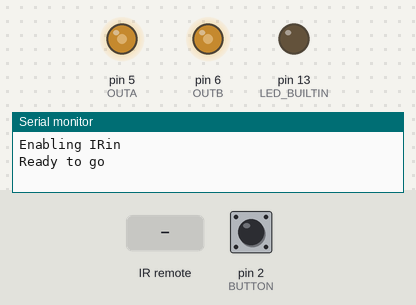
Simulated run of this sketch. Board: Arduino Uno, built with avr-gcc and run on an emulated ATmega328P. On the bench: output pins drawn as LEDs (lit = HIGH), the last lines printed to the serial monitor. Dashed ring = blinking. The inputs (shaded band) are chosen by the test bench; at power-on: pin 2 (BUTTON) HIGH.

Above: at 1.2 s.
1.3 s: infrared code 0xFFC23D received
4.3 s: pin 2 (BUTTON) pulled LOW for 0.15 s
7.3 s: pin 2 (BUTTON) pulled LOW for 1 s
At 8.0 s:
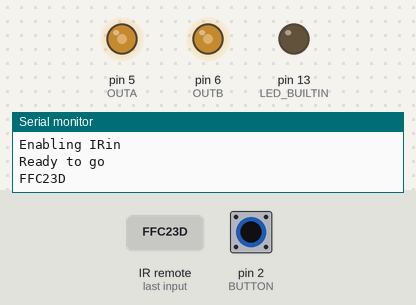
9.8 s: infrared code 0xFF10EF received
At 11.0 s:
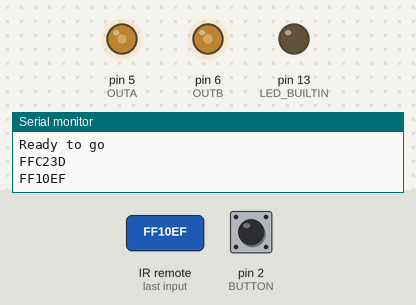
11.3 s: infrared code 0xFFE01F received
At 11.56 s:
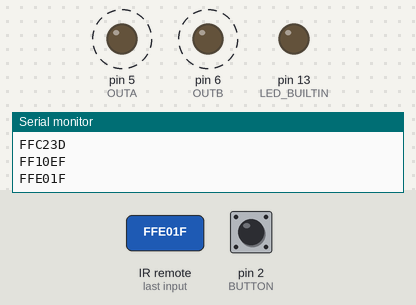
Timing chart, 0 to 15.3 s (numbered marks = the images above; inputs shaded):
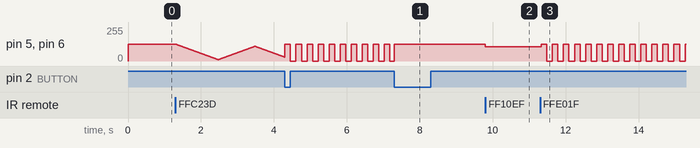

The sketch:

FairyLights.ino
```cpp
#include <IRremote.h>

volatile byte mode = 0;
int brightness = 127;

bool initialised = 0;
bool timerOn = 0;

int flashCounter = 0;
int flashingSpeed = 30;
int glowingState = 0;
int glowingSpeed = 0;

unsigned long startTime=0;

#define OUTA 5
#define OUTB 6
#define BUTTON 2

#define MODES 2

const unsigned long ON_TIME=21600000;
const unsigned long DAY_TIME=86400000;

int RECV_PIN = 4;
IRrecv irrecv(RECV_PIN);
decode_results results;

#define MYDEBUG 0

void setBrightness(int value)
{
  if (value>127)
    value=127;
  if (value<0)
    value=0;
  if (value>0)
  {
    //configure PWM TIMER (FastPWM, OUTB Inverted)
    //Use timer 0 (pin5 & 6 as IRrecv use TIMER2)
    TCCR0A = _BV(COM0A1) | _BV(COM0B1) | _BV(COM0B0) | _BV(WGM01) | _BV(WGM00);
    //TCCR0B = _BV(CS11);
    OCR0A = value;
    OCR0B = 255-value;
  }
  else
  {
     digitalWrite(OUTA,LOW);
     digitalWrite(OUTB,LOW);
  }
}

void buttonPress()
{
  mode++;
  if (mode>MODES)
    mode=0;
}

void setup() {

#ifdef MYDEBUG
  Serial.begin(9600);
  // In case the interrupt driver crashes on setup, give a clue
  // to the user what's going on.
  Serial.println("Enabling IRin");
#endif

  //start at default mode always ON, max brightness
  pinMode(OUTA,OUTPUT);
  pinMode(OUTB,OUTPUT);
  pinMode(BUTTON,INPUT_PULLUP);
  pinMode(LED_BUILTIN,OUTPUT);
  //attach interrupt for button presses
  attachInterrupt(digitalPinToInterrupt(BUTTON), buttonPress, FALLING);

  mode=0;
  setBrightness(brightness);

  irrecv.enableIRIn(); // Start the receiver
#ifdef MYDEBUG
  Serial.println("Ready to go");
#endif
  digitalWrite(LED_BUILTIN,LOW);
}

void loop() {
  delay(10);

  if (irrecv.decode(&results)) {
#ifdef MYDEBUG
    Serial.println(results.value, HEX);
#endif
    if (results.value == 0xFF22DD)
      if (brightness>0)
      {
        mode=0;
        initialised=0;
      }
    if (results.value == 0xFFC23D)
      if (brightness>0)
      {
        mode=1;
        glowingSpeed=0;
      }
    if (results.value == 0xFFE01F)
      if (brightness>0)
      {
        mode=2;
        flashingSpeed=30;
      }
    if (results.value == 0xFF5AA5)
    {
      if (mode==0)
        brightness+=20;
      if (mode==1)
        glowingSpeed+=1;
      if (mode==2)
        flashingSpeed+=10;
    }
    if (results.value == 0xFF10EF)
    {
      if (mode==0)
        brightness-=20;
      if (mode==1)
        glowingSpeed-=1;
      if (mode==2)
        flashingSpeed-=10;
    }
    if (results.value == 0xFFE21D)
    {
      mode=0;
      brightness=0;
      initialised=1;
    }
    if (results.value == 0xFFA25D)
    {
      mode=0;
      brightness=127;
      initialised=1;
    }
    if (results.value == 0xFF629D)
    {
      timerOn=1;
      startTime=millis();
    }
    irrecv.resume(); // Receive the next value
  }

  unsigned long t=millis();
  if (timerOn && (t-startTime)>ON_TIME)
  {
    if ((t-startTime)>DAY_TIME)
      startTime=t;
    setBrightness(0);
    return;
  }

  if (mode==0)
  {
    //Steady
    if (!initialised)
    {
      brightness=127;
      initialised=1;
    }
    if (brightness>127)
      brightness=127;
    if (brightness<0)
      brightness=0;

    setBrightness(brightness);
  }
  else if (mode==1)
  {
    //Glowing
    initialised=0;

    if (glowingSpeed<0)
      glowingSpeed=0;

    if (brightness<=10)
        glowingState=1;
    if (brightness>=110)
        glowingState=0;

    flashCounter++;

    if (glowingState==0)
      {
        if (flashCounter>glowingSpeed)
        {
          brightness=brightness-1;
          flashCounter=0;
        }
      }
    else
      {
        if (flashCounter>glowingSpeed)
        {
          brightness=brightness+1;
          flashCounter=0;
        }
      }
    setBrightness(brightness);
  }
  else if (mode==2)
  {
    //Flashing
    initialised=0;
    if (flashingSpeed<30)
      flashingSpeed=30;

    if (flashCounter%flashingSpeed == 0)
    {
      setBrightness(127);
      flashCounter==0;
    }
    if (flashCounter%flashingSpeed == flashingSpeed/2)
      setBrightness(0);
    flashCounter++;
  }
}
```

Measured:
- after the input at 7.3 s, pin 5 (OUTA), pin 6 (OUTB): goes on until 7.3 s, then stays 127/255
- after the input at 9.8 s, pin 5 (OUTA), pin 6 (OUTB): 127/255 → 107/255 at once
- after the input at 11.3 s, pin 5 (OUTA), pin 6 (OUTB): alternates 127/255 for 0.15 s and 0/255 for 0.15 s, starting at once
- by itself, pin 5 (OUTA), pin 6 (OUTB): alternates 127/255 for 0.15 s and 0/255 for 0.15 s
